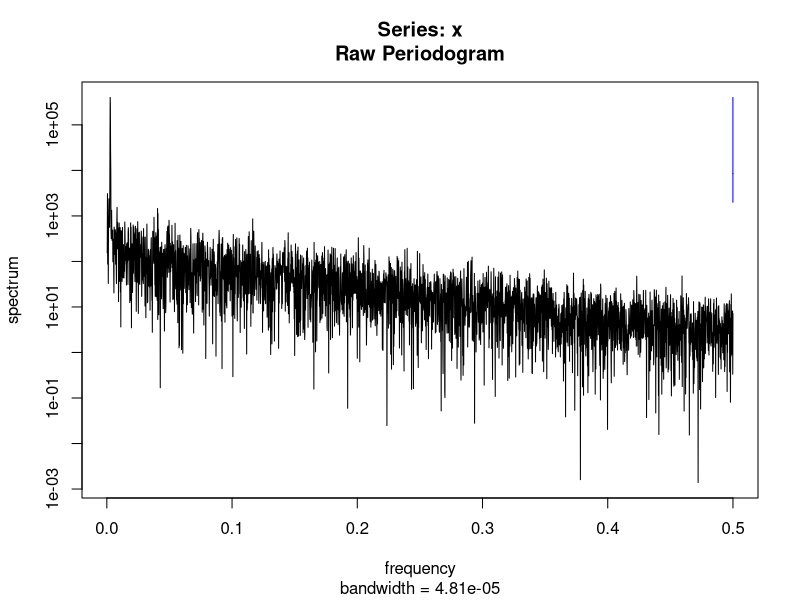
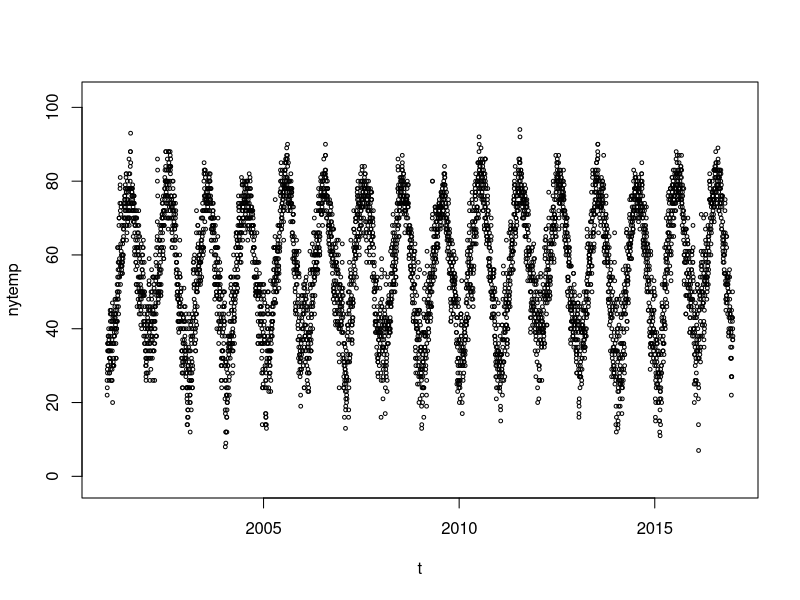
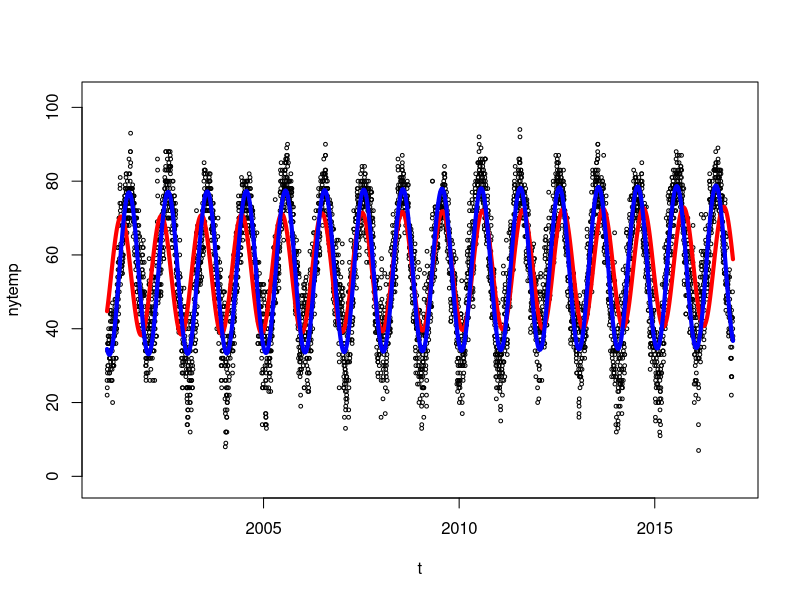

The R script that drew these images, in order:
## ---- chunk 1
setwd("C:/programming projects-for github/R projects/Temperature Modelling and Weather Derivatives Pricing")

ny <- read.csv("nyc_daily_2001_2016.csv")
colnames(ny)[1]<-"date"


ny$date<-as.Date(ny$date,"%m/%d/%Y")

nytemp<-as.numeric(as.character(ny$avg))

t<-ny$date

# linear interpolation for NA values
nytemp[4046] = nytemp[4045]+(nytemp[4048]-nytemp[4045])/3
nytemp[4047] = nytemp[4045]+(nytemp[4048]-nytemp[4045])*2/3

# calculate per
ssp <- spectrum(nytemp)  
per <- 1/ssp$freq[ssp$spec==max(ssp$spec)]


# plot to check the difference
rg <- diff(range(nytemp, na.rm = TRUE), na.rm=TRUE)
plot(nytemp~t,ylim=c(min(nytemp,na.rm=TRUE)-0.1*rg,max(nytemp,na.rm=TRUE)+0.1*rg),cex=0.5)


## ---- chunk 2

# including the trend term t
# fit linear model
dates = 1:5844
reslm2 <- lm(nytemp ~ dates+sin(2*pi/per*dates)+cos(2*pi/per*dates))#+sin(4*pi/per*t)+cos(4*pi/per*t))
summary(reslm2)

t_mean<-function(t){
  t_mean <- 54.2310 + 0.0004689*t +12.8961*sin(2*pi/per * t) - 9.6925*cos(2*pi/per * t) 
  return (t_mean)
}

fitmean <- t_mean(dates)
plot(nytemp~t,ylim=c(min(nytemp,na.rm=TRUE)-0.1*rg,max(nytemp,na.rm=TRUE)+0.1*rg),cex=0.5)
lines(fitmean~t,col='red',lwd=4)    # solid red line is periodic with second harmonic


# fit non-linear model
W = 2*pi/per
reslm3 <- nls(nytemp ~ cons+A*dates+B*sin(W*dates)+C*cos(W*dates), start=list(cons=54.2312, A=0.0004681, B=12.900,W=W,C=-9.6935))#+sin(4*pi/per*t)+cos(4*pi/per*t))
summary(reslm3)


# the fitted model could be written into: T = 54.92 + 0.0003318*t -8.461*sin(0.0172 * t) - 20.029*cos(0.0172 * t) + sigma1 * W(t)
t_mean2<-function(t){
  t_mean2 <- 54.92 + 0.0003336*t -8.459*sin(0.0172 * t) - 20.28*cos(0.0172 * t) 
  return (t_mean2)
}
fitmean2 <- t_mean2(dates)
lines(fitmean2~t,col='blue',lwd=4)  


## ---- chunk 3
## RUN SIMULATION !!!
v = sd(diff(nytemp)) 

# number of simulation paths
N = 1000

# change the simulation period you want

orit = as.Date("2001-01-01",format="%Y-%m-%d")
startt = as.Date("2016-03-01",format="%Y-%m-%d")
finalt = as.Date("2016-03-31",format="%Y-%m-%d")
# set the step to be 1
dt = 1
time1 = as.numeric(startt-orit)+1
time2= as.numeric(finalt-orit)+1


df<- data.frame(matrix(NA, nrow = time2-time1+3, ncol= N))

df[1,]= t_mean2(time1)
#HDD
df[time2-time1+2,] = max(65-t_mean2(time1),0)
#CDD
df[time2-time1+3,] = max(t_mean2(time1)-65,0)


for(a in 1:N){
  for(b in 1: (time2-time1)){
      dw = rnorm(1)*1;
      temp = df[b,a]
      df[b+1,a] = temp+(t_mean2(b+time1)-t_mean2(b+time1-1))+v*dw
      # HDD
      df[time2-time1+2,a] = df[time2-time1+2,a] + max(65-df[b+1,a],0)
      # CDD
      df[time2-time1+3,a] = df[time2-time1+3,a] + max(df[b+1,a]-65,0)
  }
}

finalsim<- rowMeans(df[1:(time2-time1+1),])
# seasonal HDD Nov to Mar
finalHDD <- rowMeans(df[time2-time1+2,])
# seasonal CDD May to Sep
finalCDD<- rowMeans(df[time2-time1+3,])

as.numeric(finalHDD)
as.numeric(finalCDD)

